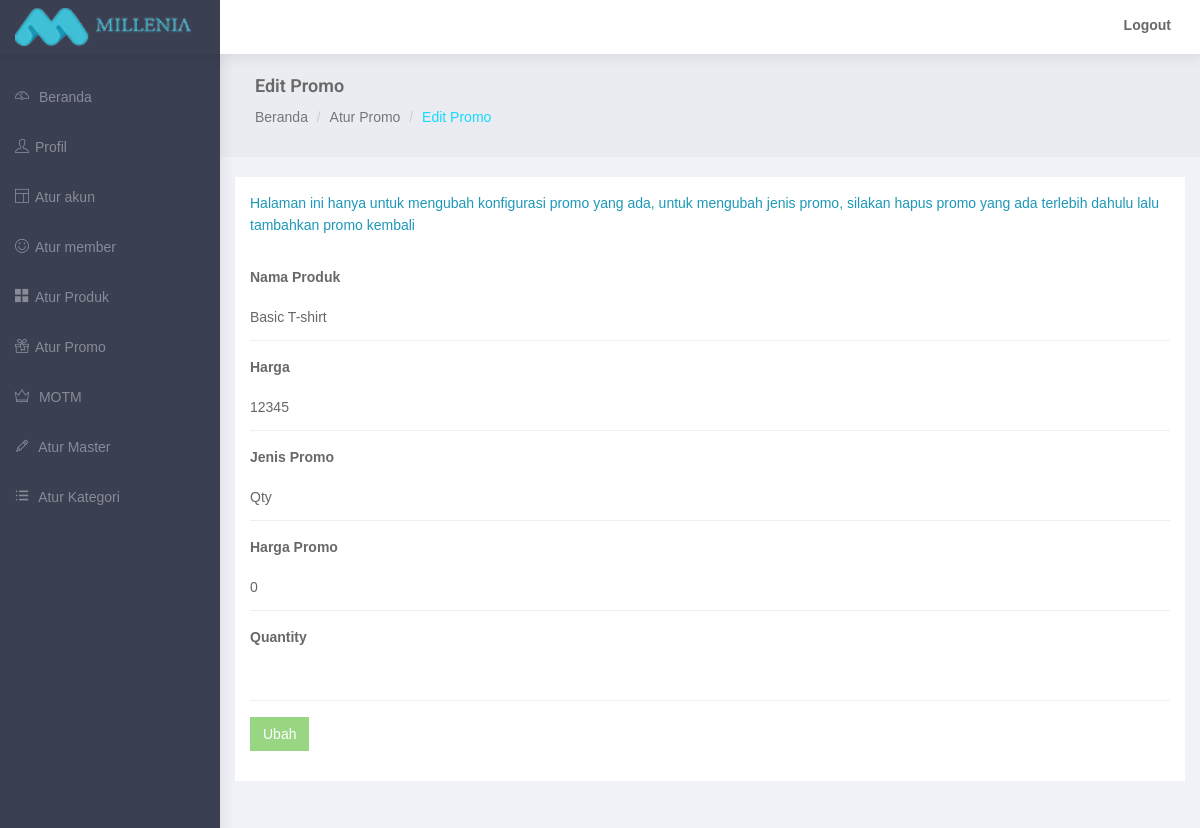
The app's page /admin/edit-promo.php?pid=11 (signed in), older data.
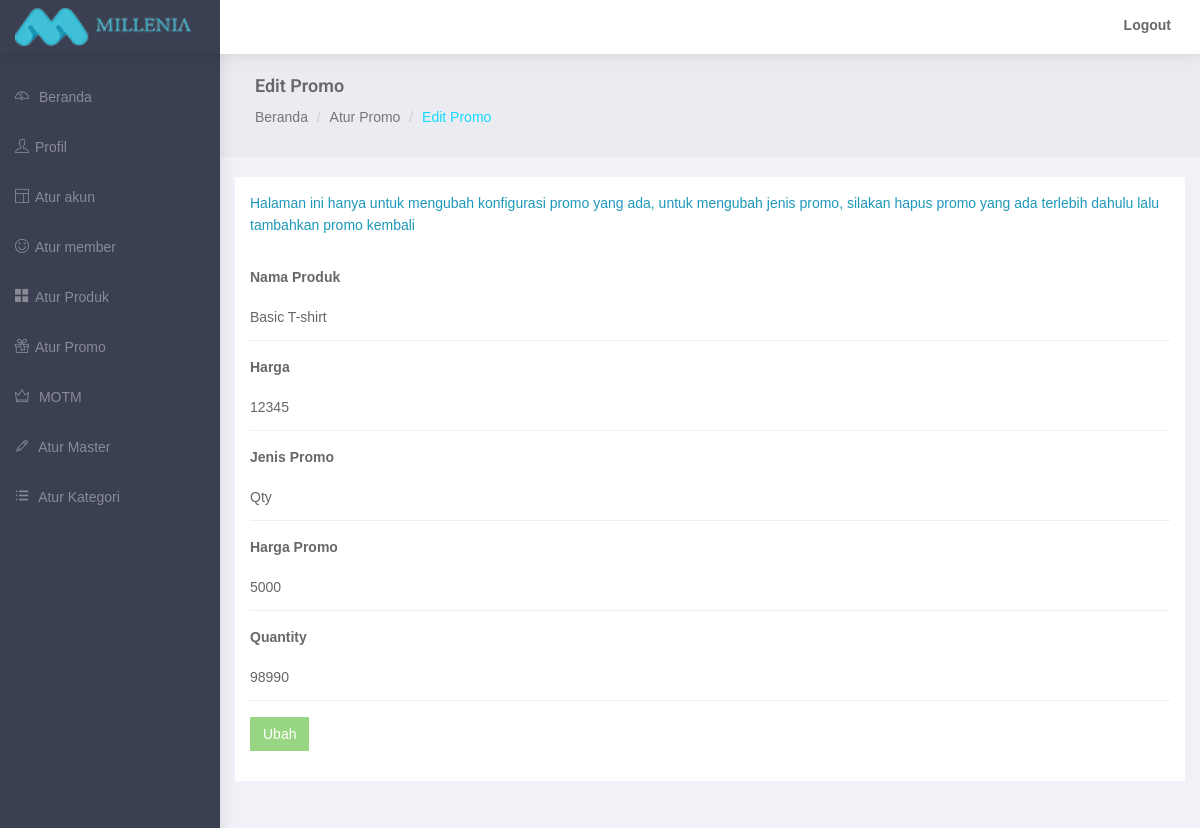
The same page, newer data.
### tables this page shows
CREATE TABLE `mi_product` (
  `product_no` int(11) NOT NULL,
  `product_code` varchar(20) DEFAULT NULL,
  `product_name` varchar(100) NOT NULL,
  `product_price` int(11) NOT NULL,
  `product_price_grosir1` int(3) DEFAULT NULL,
  `product_price_grosir2` int(3) DEFAULT NULL,
  `product_price_grosir3` int(3) DEFAULT NULL,
  `product_weight` int(11) NOT NULL,
  `product_subsubcategory_id` int(11) NOT NULL,
  `product_desc` varchar(300) NOT NULL,
  `product_detail` text NOT NULL,
  `product_size_detail` text NOT NULL,
  `product_motm` enum('Y','N') NOT NULL DEFAULT 'N',
  `product_active` enum('Y','N') NOT NULL,
  `product_clearance_active` enum('Y','N') NOT NULL DEFAULT 'N',
  `product_time_active` enum('Y','N') NOT NULL DEFAULT 'N',
  `product_qty_active` enum('Y','N') NOT NULL DEFAULT 'N',
  `product_time_day` date NOT NULL,
  `product_time_hour` time NOT NULL,
  `product_time_day_end` date NOT NULL,
  `product_time_hour_end` time NOT NULL,
  `product_qty_sale` int(11) DEFAULT NULL,
  `product_promo_price` int(11) NOT NULL,
  `product_timestamp` timestamp NOT NULL DEFAULT CURRENT_TIMESTAMP,
  `product_created_user` varchar(20) NOT NULL
);

### admin/edit-promo.php (the view, shortened to what the changed rows need)
<?php
	require 'includes/connect.php';
?>
<!DOCTYPE html>
<html lang="en">
<head>
</head>
<body>
    <div id="wrapper">
        <?php
            $pid = $_GET['pid'];
            $sql = "SELECT * FROM mi_product WHERE product_no = '$pid'";
            $list = mysqli_query($conn, $sql);
            while ($row = mysqli_fetch_assoc($list)) {
                $name = $row['product_name'];
                $price = $row['product_price'];
                $promo = "";
                $product_promo_price = $row['product_promo_price'];
                $product_clearance_active = $row['product_clearance_active'];
                $product_time_active = $row['product_time_active'];
                $product_time_day = $row['product_time_day'];
                $product_time_hour = $row['product_time_hour_end'];
                $product_time_day_end = $row['product_time_day_end'];
                $product_time_hour_end = $row['product_time_hour'];
                $product_qty_sale = $row['product_qty_sale'];
                if($product_clearance_active == 'Y'){
                    $promo = "Clearance";
                } elseif ($product_time_active == 'Y') {
                    $promo = "Time";
                } else {
                    $promo = "Qty";
                }
            }
        ?>
        <div id="page-wrapper">
            <div class="container-fluid">
                <div class="row">
                    <div class="col-md-12 col-lg-12 col-sm-12">
                        <div class="white-box">
                            <p style="color: #1D98B8">Halaman ini hanya untuk mengubah konfigurasi promo yang ada, untuk mengubah jenis promo, silakan hapus promo yang ada terlebih dahulu lalu tambahkan promo kembali</p><br>
                            <form class="form-horizontal form-material" method="post" action="edit-promo.php?pid=<?php echo $pid ?>">
                                <div class="form-group">
                                    <div class="col-md-12">
                                        <input type="text" class="form-control form-control-line" name="name" required="yes" disabled value="<?php echo $name?>"> </div>
                                </div>
                                <div class="form-group">
                                    <div class="col-md-12 money">
                                        <input type="text" class="numberOnly form-control form-control-line" autocomplete="off" disabled maxlength="50" name="price" value="<?php echo $price ?>" />
                                    </div>
                                </div>
                                <div class="form-group">
                                    <div class="col-md-12">
                                        <input type="text" class="form-control form-control-line" name="jenis" required="yes" readonly value="<?php echo $promo ?>">
                                    </div>
                                </div>
                                <div class="form-group">
                                    <div class="col-md-12 money">
                                        <input type="text" class="numberOnly form-control form-control-line" autocomplete="off" maxlength="50" name="promo" value="<?php echo $product_promo_price ?>" />
                                         </div>
                                </div>
                                <?php
                                    if($promo == 'Time') {
                                        ?>
                                        <div class="form-group change">
                                                <label class="col-md-12">Tanggal Start</label>
                                                <div class="col-md-12">
                                                    <input type="text" class="date form-control form-control-line" name="mulai" value="<?php echo $product_time_day.' '.$product_time_hour ?>">
                                                </div>
                                        </div>
                                        <div class="form-group change">
                                                <label class="col-md-12">Tanggal Selesai</label>
                                                <div class="col-md-12">
                                                    <input type="text" class="date form-control form-control-line" name="selesai" value="<?php echo $product_time_day_end.' '.$product_time_hour_end ?>">
                                                </div>
                                        </div>
                                        <?php
                                    } elseif ($promo == 'Qty') {
                                        ?>
                                        <div class="form-group change">
                                            <label class="col-md-12">Quantity</label>
                                            <div class="col-md-12">
                                                <input type="number" class="form-control form-control-line" autocomplete="off" name="qty" value="<?php echo $product_qty_sale ?>" />
                                                 </div>
                                        </div>
                                        <?php
                                    }
                                ?>
                            </form>
                        </div>
                    </div>
                </div>
            </div>
        </div>
    </div>
</body>
</html>

Row changes from the older to the newer data that the page shows:
changed mi_product "Basic T-shirt": promo "0" → "5000"; qty (not shown) → "98990"
